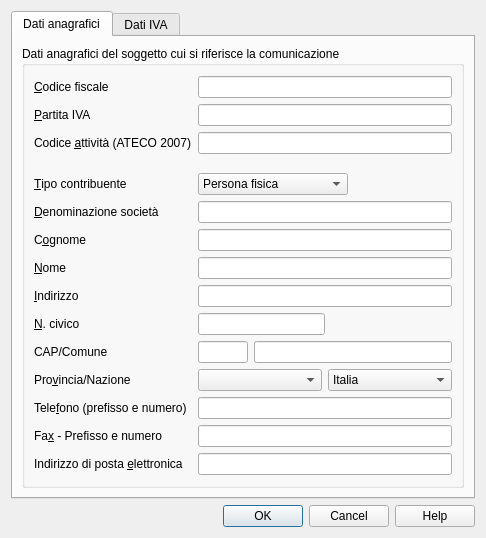
<?xml version="1.0" encoding="UTF-8"?>
<ui version="4.0">
 <class>DatiContribuenteDialog</class>
 <widget class="QDialog" name="DatiContribuenteDialog">
  <property name="geometry">
   <rect>
    <x>0</x>
    <y>0</y>
    <width>486</width>
    <height>518</height>
   </rect>
  </property>
  <property name="windowTitle">
   <string notr="true">Dati contribuente</string>
  </property>
  <layout class="QVBoxLayout" name="verticalLayout_4">
   <item>
    <widget class="QTabWidget" name="tabWidget">
     <property name="currentIndex">
      <number>0</number>
     </property>
     <widget class="QWidget" name="tab">
      <attribute name="title">
       <string>Dati anagrafici</string>
      </attribute>
      <layout class="QVBoxLayout" name="verticalLayout_5">
       <item>
        <widget class="QGroupBox" name="groupBox">
         <property name="title">
          <string notr="true">Dati anagrafici del soggetto cui si riferisce la comunicazione</string>
         </property>
         <layout class="QVBoxLayout" name="verticalLayout">
          <item>
           <layout class="QGridLayout" name="gridLayout">
            <item row="0" column="0">
             <widget class="QLabel" name="codicefiscaleLabel">
              <property name="text">
               <string notr="true">&amp;Codice fiscale</string>
              </property>
              <property name="buddy">
               <cstring>codicefiscaleLineEdit</cstring>
              </property>
             </widget>
            </item>
            <item row="0" column="1">
             <widget class="QLineEdit" name="codicefiscaleLineEdit"/>
            </item>
            <item row="1" column="0">
             <widget class="QLabel" name="partitaivaLabel">
              <property name="text">
               <string notr="true">&amp;Partita IVA</string>
              </property>
              <property name="buddy">
               <cstring>partitaivaLineEdit</cstring>
              </property>
             </widget>
            </item>
            <item row="1" column="1">
             <widget class="QLineEdit" name="partitaivaLineEdit"/>
            </item>
            <item row="2" column="0">
             <widget class="QLabel" name="codiceattivitaLabel">
              <property name="text">
               <string notr="true">Codice &amp;attività (ATECO 2007)</string>
              </property>
              <property name="buddy">
               <cstring>codiceattivitaLineEdit</cstring>
              </property>
             </widget>
            </item>
            <item row="2" column="1">
             <widget class="QLineEdit" name="codiceattivitaLineEdit">
              <property name="sizePolicy">
               <sizepolicy hsizetype="Preferred" vsizetype="Fixed">
                <horstretch>0</horstretch>
                <verstretch>0</verstretch>
               </sizepolicy>
              </property>
             </widget>
            </item>
            <item row="3" column="0">
             <spacer name="verticalSpacer_2">
              <property name="orientation">
               <enum>Qt::Vertical</enum>
              </property>
              <property name="sizeType">
               <enum>QSizePolicy::Fixed</enum>
              </property>
              <property name="sizeHint" stdset="0">
               <size>
                <width>20</width>
                <height>13</height>
               </size>
              </property>
             </spacer>
            </item>
            <item row="3" column="1">
             <spacer name="verticalSpacer_3">
              <property name="orientation">
               <enum>Qt::Vertical</enum>
              </property>
              <property name="sizeType">
               <enum>QSizePolicy::Fixed</enum>
              </property>
              <property name="sizeHint" stdset="0">
               <size>
                <width>20</width>
                <height>13</height>
               </size>
              </property>
             </spacer>
            </item>
            <item row="4" column="0">
             <widget class="QLabel" name="tipoContribuenteLabel">
              <property name="text">
               <string notr="true">&amp;Tipo contribuente</string>
              </property>
              <property name="buddy">
               <cstring>tipoContribuenteComboBox</cstring>
              </property>
             </widget>
            </item>
            <item row="4" column="1">
             <layout class="QHBoxLayout" name="horizontalLayout">
              <item>
               <widget class="QComboBox" name="tipoContribuenteComboBox">
                <property name="minimumSize">
                 <size>
                  <width>150</width>
                  <height>0</height>
                 </size>
                </property>
                <item>
                 <property name="text">
                  <string>Persona fisica</string>
                 </property>
                </item>
                <item>
                 <property name="text">
                  <string>Persona giuridica</string>
                 </property>
                </item>
               </widget>
              </item>
              <item>
               <spacer name="horizontalSpacer">
                <property name="orientation">
                 <enum>Qt::Horizontal</enum>
                </property>
                <property name="sizeHint" stdset="0">
                 <size>
                  <width>40</width>
                  <height>20</height>
                 </size>
                </property>
               </spacer>
              </item>
             </layout>
            </item>
            <item row="5" column="0">
             <widget class="QLabel" name="societaLabel">
              <property name="text">
               <string notr="true">&amp;Denominazione società</string>
              </property>
              <property name="buddy">
               <cstring>societaLineEdit</cstring>
              </property>
             </widget>
            </item>
            <item row="5" column="1">
             <widget class="QLineEdit" name="societaLineEdit"/>
            </item>
            <item row="6" column="0">
             <widget class="QLabel" name="cognomeLabel">
              <property name="text">
               <string notr="true">C&amp;ognome</string>
              </property>
              <property name="buddy">
               <cstring>cognomeLineEdit</cstring>
              </property>
             </widget>
            </item>
            <item row="6" column="1">
             <widget class="QLineEdit" name="cognomeLineEdit">
              <property name="sizePolicy">
               <sizepolicy hsizetype="Expanding" vsizetype="Fixed">
                <horstretch>10</horstretch>
                <verstretch>0</verstretch>
               </sizepolicy>
              </property>
             </widget>
            </item>
            <item row="7" column="0">
             <widget class="QLabel" name="nomeLabel">
              <property name="text">
               <string notr="true">&amp;Nome</string>
              </property>
              <property name="buddy">
               <cstring>nomeLineEdit</cstring>
              </property>
             </widget>
            </item>
            <item row="7" column="1">
             <widget class="QLineEdit" name="nomeLineEdit"/>
            </item>
            <item row="8" column="0">
             <widget class="QLabel" name="indirizzoLabel">
              <property name="text">
               <string notr="true">&amp;Indirizzo</string>
              </property>
              <property name="buddy">
               <cstring>indirizzoLineEdit</cstring>
              </property>
             </widget>
            </item>
            <item row="8" column="1">
             <widget class="QLineEdit" name="indirizzoLineEdit"/>
            </item>
            <item row="9" column="0">
             <widget class="QLabel" name="ncivicoLabel">
              <property name="text">
               <string>&amp;N. civico</string>
              </property>
              <property name="buddy">
               <cstring>ncivicoLineEdit</cstring>
              </property>
             </widget>
            </item>
            <item row="9" column="1">
             <layout class="QHBoxLayout" name="horizontalLayout_2">
              <item>
               <widget class="QLineEdit" name="ncivicoLineEdit"/>
              </item>
              <item>
               <spacer name="horizontalSpacer_2">
                <property name="orientation">
                 <enum>Qt::Horizontal</enum>
                </property>
                <property name="sizeHint" stdset="0">
                 <size>
                  <width>40</width>
                  <height>20</height>
                 </size>
                </property>
               </spacer>
              </item>
             </layout>
            </item>
            <item row="10" column="0">
             <widget class="QLabel" name="localitaLabel">
              <property name="text">
               <string notr="true">CAP/Comune</string>
              </property>
              <property name="buddy">
               <cstring>capLineEdit</cstring>
              </property>
             </widget>
            </item>
            <item row="10" column="1">
             <layout class="QHBoxLayout" name="horizontalLayout_6">
              <item>
               <widget class="QLineEdit" name="capLineEdit">
                <property name="sizePolicy">
                 <sizepolicy hsizetype="Preferred" vsizetype="Fixed">
                  <horstretch>0</horstretch>
                  <verstretch>0</verstretch>
                 </sizepolicy>
                </property>
                <property name="minimumSize">
                 <size>
                  <width>0</width>
                  <height>0</height>
                 </size>
                </property>
                <property name="maximumSize">
                 <size>
                  <width>50</width>
                  <height>16777215</height>
                 </size>
                </property>
               </widget>
              </item>
              <item>
               <widget class="QLineEdit" name="comuneLineEdit"/>
              </item>
             </layout>
            </item>
            <item row="11" column="0">
             <widget class="QLabel" name="provinciaLabel">
              <property name="text">
               <string notr="true">Pro&amp;vincia/Nazione</string>
              </property>
              <property name="buddy">
               <cstring>provinciaComboBox</cstring>
              </property>
             </widget>
            </item>
            <item row="11" column="1">
             <layout class="QHBoxLayout" name="horizontalLayout_5">
              <item>
               <widget class="QComboBox" name="provinciaComboBox">
                <item>
                 <property name="text">
                  <string/>
                 </property>
                </item>
                <item>
                 <property name="text">
                  <string>AG</string>
                 </property>
                </item>
                <item>
                 <property name="text">
                  <string>AL</string>
                 </property>
                </item>
                <item>
                 <property name="text">
                  <string>AN</string>
                 </property>
                </item>
                <item>
                 <property name="text">
                  <string>AO</string>
                 </property>
                </item>
                <item>
                 <property name="text">
                  <string>AQ</string>
                 </property>
                </item>
                <item>
                 <property name="text">
                  <string>AR</string>
                 </property>
                </item>
                <item>
                 <property name="text">
                  <string>AP</string>
                 </property>
                </item>
                <item>
                 <property name="text">
                  <string>AT</string>
                 </property>
                </item>
                <item>
                 <property name="text">
                  <string>AV</string>
                 </property>
                </item>
                <item>
                 <property name="text">
                  <string>BA</string>
                 </property>
                </item>
                <item>
                 <property name="text">
                  <string>BT</string>
                 </property>
                </item>
                <item>
                 <property name="text">
                  <string>BL</string>
                 </property>
                </item>
                <item>
                 <property name="text">
                  <string>BN</string>
                 </property>
                </item>
                <item>
                 <property name="text">
                  <string>BG</string>
                 </property>
                </item>
                <item>
                 <property name="text">
                  <string>BI</string>
                 </property>
                </item>
                <item>
                 <property name="text">
                  <string>BO</string>
                 </property>
                </item>
                <item>
                 <property name="text">
                  <string>BZ</string>
                 </property>
                </item>
                <item>
                 <property name="text">
                  <string>BS</string>
                 </property>
                </item>
                <item>
                 <property name="text">
                  <string>BR</string>
                 </property>
                </item>
                <item>
                 <property name="text">
                  <string>CA</string>
                 </property>
                </item>
                <item>
                 <property name="text">
                  <string>CL</string>
                 </property>
                </item>
                <item>
                 <property name="text">
                  <string>CB</string>
                 </property>
                </item>
                <item>
                 <property name="text">
                  <string>CI</string>
                 </property>
                </item>
                <item>
                 <property name="text">
                  <string>CE</string>
                 </property>
                </item>
                <item>
                 <property name="text">
                  <string>CT</string>
                 </property>
                </item>
                <item>
                 <property name="text">
                  <string>CZ</string>
                 </property>
                </item>
                <item>
                 <property name="text">
                  <string>CH</string>
                 </property>
                </item>
                <item>
                 <property name="text">
                  <string>CO</string>
                 </property>
                </item>
                <item>
                 <property name="text">
                  <string>CS</string>
                 </property>
                </item>
                <item>
                 <property name="text">
                  <string>CR</string>
                 </property>
                </item>
                <item>
                 <property name="text">
                  <string>KR</string>
                 </property>
                </item>
                <item>
                 <property name="text">
                  <string>CN</string>
                 </property>
                </item>
                <item>
                 <property name="text">
                  <string>EN</string>
                 </property>
                </item>
                <item>
                 <property name="text">
                  <string>FM</string>
                 </property>
                </item>
                <item>
                 <property name="text">
                  <string>FE</string>
                 </property>
                </item>
                <item>
                 <property name="text">
                  <string>FI</string>
                 </property>
                </item>
                <item>
                 <property name="text">
                  <string>FG</string>
                 </property>
                </item>
                <item>
                 <property name="text">
                  <string>FC</string>
                 </property>
                </item>
                <item>
                 <property name="text">
                  <string>FR</string>
                 </property>
                </item>
                <item>
                 <property name="text">
                  <string>GE</string>
                 </property>
                </item>
                <item>
                 <property name="text">
                  <string>GO</string>
                 </property>
                </item>
                <item>
                 <property name="text">
                  <string>GR</string>
                 </property>
                </item>
                <item>
                 <property name="text">
                  <string>IM</string>
                 </property>
                </item>
                <item>
                 <property name="text">
                  <string>IS</string>
                 </property>
                </item>
                <item>
                 <property name="text">
                  <string>SP</string>
                 </property>
                </item>
                <item>
                 <property name="text">
                  <string>LT</string>
                 </property>
                </item>
                <item>
                 <property name="text">
                  <string>LE</string>
                 </property>
                </item>
                <item>
                 <property name="text">
                  <string>LC</string>
                 </property>
                </item>
                <item>
                 <property name="text">
                  <string>LI</string>
                 </property>
                </item>
                <item>
                 <property name="text">
                  <string>LO</string>
                 </property>
                </item>
                <item>
                 <property name="text">
                  <string>LU</string>
                 </property>
                </item>
                <item>
                 <property name="text">
                  <string>MC</string>
                 </property>
                </item>
                <item>
                 <property name="text">
                  <string>MN</string>
                 </property>
                </item>
                <item>
                 <property name="text">
                  <string>MS</string>
                 </property>
                </item>
                <item>
                 <property name="text">
                  <string>MT</string>
                 </property>
                </item>
                <item>
                 <property name="text">
                  <string>VS</string>
                 </property>
                </item>
                <item>
                 <property name="text">
                  <string>ME</string>
                 </property>
                </item>
                <item>
                 <property name="text">
                  <string>MI</string>
                 </property>
                </item>
                <item>
                 <property name="text">
                  <string>MO</string>
                 </property>
                </item>
                <item>
                 <property name="text">
                  <string>MB</string>
                 </property>
                </item>
                <item>
                 <property name="text">
                  <string>NA</string>
                 </property>
                </item>
                <item>
                 <property name="text">
                  <string>NO</string>
                 </property>
                </item>
                <item>
                 <property name="text">
                  <string>NU</string>
                 </property>
                </item>
                <item>
                 <property name="text">
                  <string>OG</string>
                 </property>
                </item>
                <item>
                 <property name="text">
                  <string>OT</string>
                 </property>
                </item>
                <item>
                 <property name="text">
                  <string>OR</string>
                 </property>
                </item>
                <item>
                 <property name="text">
                  <string>PD</string>
                 </property>
                </item>
                <item>
                 <property name="text">
                  <string>PA</string>
                 </property>
                </item>
                <item>
                 <property name="text">
                  <string>PR</string>
                 </property>
                </item>
                <item>
                 <property name="text">
                  <string>PV</string>
                 </property>
                </item>
                <item>
                 <property name="text">
                  <string>PG</string>
                 </property>
                </item>
                <item>
                 <property name="text">
                  <string>PU</string>
                 </property>
                </item>
                <item>
                 <property name="text">
                  <string>PE</string>
                 </property>
                </item>
                <item>
                 <property name="text">
                  <string>PC</string>
                 </property>
                </item>
                <item>
                 <property name="text">
                  <string>PI</string>
                 </property>
                </item>
                <item>
                 <property name="text">
                  <string>PT</string>
                 </property>
                </item>
                <item>
                 <property name="text">
                  <string>PN</string>
                 </property>
                </item>
                <item>
                 <property name="text">
                  <string>PZ</string>
                 </property>
                </item>
                <item>
                 <property name="text">
                  <string>PO</string>
                 </property>
                </item>
                <item>
                 <property name="text">
                  <string>RG</string>
                 </property>
                </item>
                <item>
                 <property name="text">
                  <string>RA</string>
                 </property>
                </item>
                <item>
                 <property name="text">
                  <string>RC</string>
                 </property>
                </item>
                <item>
                 <property name="text">
                  <string>RE</string>
                 </property>
                </item>
                <item>
                 <property name="text">
                  <string>RI</string>
                 </property>
                </item>
                <item>
                 <property name="text">
                  <string>RN</string>
                 </property>
                </item>
                <item>
                 <property name="text">
                  <string>RM</string>
                 </property>
                </item>
                <item>
                 <property name="text">
                  <string>RO</string>
                 </property>
                </item>
                <item>
                 <property name="text">
                  <string>SA</string>
                 </property>
                </item>
                <item>
                 <property name="text">
                  <string>SS</string>
                 </property>
                </item>
                <item>
                 <property name="text">
                  <string>SV</string>
                 </property>
                </item>
                <item>
                 <property name="text">
                  <string>SI</string>
                 </property>
                </item>
                <item>
                 <property name="text">
                  <string>SR</string>
                 </property>
                </item>
                <item>
                 <property name="text">
                  <string>SO</string>
                 </property>
                </item>
                <item>
                 <property name="text">
                  <string>TA</string>
                 </property>
                </item>
                <item>
                 <property name="text">
                  <string>TE</string>
                 </property>
                </item>
                <item>
                 <property name="text">
                  <string>TR</string>
                 </property>
                </item>
                <item>
                 <property name="text">
                  <string>TO</string>
                 </property>
                </item>
                <item>
                 <property name="text">
                  <string>TP</string>
                 </property>
                </item>
                <item>
                 <property name="text">
                  <string>TN</string>
                 </property>
                </item>
                <item>
                 <property name="text">
                  <string>TV</string>
                 </property>
                </item>
                <item>
                 <property name="text">
                  <string>TS</string>
                 </property>
                </item>
                <item>
                 <property name="text">
                  <string>UD</string>
                 </property>
                </item>
                <item>
                 <property name="text">
                  <string>VA</string>
                 </property>
                </item>
                <item>
                 <property name="text">
                  <string>VE</string>
                 </property>
                </item>
                <item>
                 <property name="text">
                  <string>VB</string>
                 </property>
                </item>
                <item>
                 <property name="text">
                  <string>VC</string>
                 </property>
                </item>
                <item>
                 <property name="text">
                  <string>VR</string>
                 </property>
                </item>
                <item>
                 <property name="text">
                  <string>VV</string>
                 </property>
                </item>
                <item>
                 <property name="text">
                  <string>VI</string>
                 </property>
                </item>
                <item>
                 <property name="text">
                  <string>VT</string>
                 </property>
                </item>
               </widget>
              </item>
              <item>
               <widget class="QComboBox" name="nazioneComboBox">
                <item>
                 <property name="text">
                  <string>Italia</string>
                 </property>
                </item>
               </widget>
              </item>
             </layout>
            </item>
            <item row="12" column="0">
             <widget class="QLabel" name="telefonoLabel">
              <property name="text">
               <string notr="true">Tele&amp;fono (prefisso e numero)</string>
              </property>
              <property name="buddy">
               <cstring>telefonoLineEdit</cstring>
              </property>
             </widget>
            </item>
            <item row="12" column="1">
             <widget class="QLineEdit" name="telefonoLineEdit">
              <property name="sizePolicy">
               <sizepolicy hsizetype="Expanding" vsizetype="Fixed">
                <horstretch>10</horstretch>
                <verstretch>0</verstretch>
               </sizepolicy>
              </property>
             </widget>
            </item>
            <item row="13" column="0">
             <widget class="QLabel" name="faxLabel">
              <property name="text">
               <string notr="true">Fa&amp;x - Prefisso e numero</string>
              </property>
              <property name="buddy">
               <cstring>faxLineEdit</cstring>
              </property>
             </widget>
            </item>
            <item row="13" column="1">
             <widget class="QLineEdit" name="faxLineEdit">
              <property name="sizePolicy">
               <sizepolicy hsizetype="Expanding" vsizetype="Fixed">
                <horstretch>10</horstretch>
                <verstretch>0</verstretch>
               </sizepolicy>
              </property>
             </widget>
            </item>
            <item row="14" column="0">
             <widget class="QLabel" name="emailLabel">
              <property name="text">
               <string notr="true">Indirizzo di posta &amp;elettronica</string>
              </property>
              <property name="buddy">
               <cstring>emailLineEdit</cstring>
              </property>
             </widget>
            </item>
            <item row="14" column="1">
             <widget class="QLineEdit" name="emailLineEdit">
              <property name="sizePolicy">
               <sizepolicy hsizetype="Expanding" vsizetype="Fixed">
                <horstretch>10</horstretch>
                <verstretch>0</verstretch>
               </sizepolicy>
              </property>
             </widget>
            </item>
           </layout>
          </item>
         </layout>
        </widget>
       </item>
      </layout>
     </widget>
     <widget class="QWidget" name="tab_2">
      <attribute name="title">
       <string>Dati IVA</string>
      </attribute>
      <layout class="QVBoxLayout" name="verticalLayout_3">
       <item>
        <layout class="QGridLayout" name="gridLayout_2">
         <item row="0" column="0">
          <spacer name="horizontalSpacer_9">
           <property name="orientation">
            <enum>Qt::Horizontal</enum>
           </property>
           <property name="sizeType">
            <enum>QSizePolicy::Fixed</enum>
           </property>
           <property name="sizeHint" stdset="0">
            <size>
             <width>13</width>
             <height>20</height>
            </size>
           </property>
          </spacer>
         </item>
         <item row="0" column="1">
          <widget class="QLabel" name="tipoversamentoLabel">
           <property name="text">
            <string notr="true">Tipo versamento</string>
           </property>
          </widget>
         </item>
         <item row="0" column="2">
          <widget class="QComboBox" name="tipoversamentoComboBox">
           <item>
            <property name="text">
             <string>Mensile</string>
            </property>
           </item>
           <item>
            <property name="text">
             <string>Trimestrale</string>
            </property>
           </item>
          </widget>
         </item>
         <item row="0" column="3">
          <spacer name="horizontalSpacer_6">
           <property name="orientation">
            <enum>Qt::Horizontal</enum>
           </property>
           <property name="sizeHint" stdset="0">
            <size>
             <width>40</width>
             <height>20</height>
            </size>
           </property>
          </spacer>
         </item>
         <item row="2" column="2">
          <widget class="QDoubleSpinBox" name="percinteressiDoubleSpinBox">
           <property name="suffix">
            <string notr="true">%</string>
           </property>
           <property name="maximum">
            <double>100.000000000000000</double>
           </property>
          </widget>
         </item>
         <item row="2" column="1">
          <widget class="QLabel" name="percinteressiLabel">
           <property name="text">
            <string notr="true">Interessi trimestrali (%)</string>
           </property>
          </widget>
         </item>
         <item row="2" column="0">
          <spacer name="horizontalSpacer_11">
           <property name="orientation">
            <enum>Qt::Horizontal</enum>
           </property>
           <property name="sizeType">
            <enum>QSizePolicy::Fixed</enum>
           </property>
           <property name="sizeHint" stdset="0">
            <size>
             <width>13</width>
             <height>20</height>
            </size>
           </property>
          </spacer>
         </item>
         <item row="1" column="2">
          <widget class="QDoubleSpinBox" name="ivaprorataDoubleSpinBox">
           <property name="suffix">
            <string notr="true">%</string>
           </property>
           <property name="maximum">
            <double>100.000000000000000</double>
           </property>
          </widget>
         </item>
         <item row="1" column="1">
          <widget class="QLabel" name="ivaprorataLabel">
           <property name="text">
            <string notr="true">Gestione IVA Pro-rata %</string>
           </property>
          </widget>
         </item>
         <item row="1" column="0">
          <spacer name="horizontalSpacer_10">
           <property name="orientation">
            <enum>Qt::Horizontal</enum>
           </property>
           <property name="sizeType">
            <enum>QSizePolicy::Fixed</enum>
           </property>
           <property name="sizeHint" stdset="0">
            <size>
             <width>13</width>
             <height>20</height>
            </size>
           </property>
          </spacer>
         </item>
        </layout>
       </item>
       <item>
        <spacer name="verticalSpacer_5">
         <property name="orientation">
          <enum>Qt::Vertical</enum>
         </property>
         <property name="sizeType">
          <enum>QSizePolicy::Fixed</enum>
         </property>
         <property name="sizeHint" stdset="0">
          <size>
           <width>20</width>
           <height>40</height>
          </size>
         </property>
        </spacer>
       </item>
       <item>
        <widget class="QGroupBox" name="groupBox_2">
         <property name="title">
          <string notr="true">Numeri conto per registro corrispettivi</string>
         </property>
         <layout class="QVBoxLayout" name="verticalLayout_2">
          <item>
           <layout class="QGridLayout" name="gridLayout_3">
            <item row="1" column="0">
             <widget class="QLabel" name="fatturefiscaliLabel">
              <property name="text">
               <string notr="true">Fatture fiscali</string>
              </property>
             </widget>
            </item>
            <item row="0" column="1">
             <widget class="QLineEdit" name="fatturenormaliLineEdit">
              <property name="sizePolicy">
               <sizepolicy hsizetype="Minimum" vsizetype="Fixed">
                <horstretch>0</horstretch>
                <verstretch>0</verstretch>
               </sizepolicy>
              </property>
             </widget>
            </item>
            <item row="1" column="1">
             <widget class="QLineEdit" name="fatturefiscaliLineEdit">
              <property name="sizePolicy">
               <sizepolicy hsizetype="Minimum" vsizetype="Fixed">
                <horstretch>0</horstretch>
                <verstretch>0</verstretch>
               </sizepolicy>
              </property>
             </widget>
            </item>
            <item row="0" column="0">
             <widget class="QLabel" name="fatturenormaliLabel">
              <property name="text">
               <string notr="true">Fatture normali</string>
              </property>
             </widget>
            </item>
            <item row="2" column="0">
             <widget class="QLabel" name="fatturescontriniLabel">
              <property name="text">
               <string notr="true">Fatture scontrini</string>
              </property>
             </widget>
            </item>
            <item row="2" column="1">
             <widget class="QLineEdit" name="fatturescontriniLineEdit">
              <property name="sizePolicy">
               <sizepolicy hsizetype="Minimum" vsizetype="Fixed">
                <horstretch>0</horstretch>
                <verstretch>0</verstretch>
               </sizepolicy>
              </property>
             </widget>
            </item>
            <item row="3" column="0">
             <widget class="QLabel" name="fatturedifferiteLabel">
              <property name="text">
               <string notr="true">Fatture differite</string>
              </property>
             </widget>
            </item>
            <item row="3" column="1">
             <widget class="QLineEdit" name="fatturedifferiteLineEdit">
              <property name="sizePolicy">
               <sizepolicy hsizetype="Minimum" vsizetype="Fixed">
                <horstretch>0</horstretch>
                <verstretch>0</verstretch>
               </sizepolicy>
              </property>
             </widget>
            </item>
            <item row="4" column="0">
             <widget class="QLabel" name="corrispettivinormaliLabel">
              <property name="text">
               <string notr="true">Corrispettivi normali</string>
              </property>
             </widget>
            </item>
            <item row="5" column="1">
             <widget class="QLineEdit" name="corrispettiviscontriniLineEdit">
              <property name="sizePolicy">
               <sizepolicy hsizetype="Minimum" vsizetype="Fixed">
                <horstretch>0</horstretch>
                <verstretch>0</verstretch>
               </sizepolicy>
              </property>
             </widget>
            </item>
            <item row="4" column="1">
             <widget class="QLineEdit" name="corrispettivinormaliLineEdit">
              <property name="sizePolicy">
               <sizepolicy hsizetype="Minimum" vsizetype="Fixed">
                <horstretch>0</horstretch>
                <verstretch>0</verstretch>
               </sizepolicy>
              </property>
             </widget>
            </item>
            <item row="6" column="1">
             <widget class="QLineEdit" name="ricevutefiscaliLineEdit">
              <property name="sizePolicy">
               <sizepolicy hsizetype="Minimum" vsizetype="Fixed">
                <horstretch>0</horstretch>
                <verstretch>0</verstretch>
               </sizepolicy>
              </property>
             </widget>
            </item>
            <item row="5" column="0">
             <widget class="QLabel" name="corrispettiviscontriniLabel">
              <property name="text">
               <string notr="true">Corrispettivi scontrini</string>
              </property>
             </widget>
            </item>
            <item row="6" column="0">
             <widget class="QLabel" name="ricevutefiscaliLabel">
              <property name="text">
               <string notr="true">Ricevute fiscali</string>
              </property>
             </widget>
            </item>
            <item row="0" column="2">
             <spacer name="horizontalSpacer_3">
              <property name="orientation">
               <enum>Qt::Horizontal</enum>
              </property>
              <property name="sizeHint" stdset="0">
               <size>
                <width>40</width>
                <height>20</height>
               </size>
              </property>
             </spacer>
            </item>
           </layout>
          </item>
         </layout>
        </widget>
       </item>
       <item>
        <spacer name="verticalSpacer_4">
         <property name="orientation">
          <enum>Qt::Vertical</enum>
         </property>
         <property name="sizeHint" stdset="0">
          <size>
           <width>20</width>
           <height>126</height>
          </size>
         </property>
        </spacer>
       </item>
      </layout>
     </widget>
    </widget>
   </item>
   <item>
    <spacer name="verticalSpacer">
     <property name="orientation">
      <enum>Qt::Vertical</enum>
     </property>
     <property name="sizeHint" stdset="0">
      <size>
       <width>20</width>
       <height>56</height>
      </size>
     </property>
    </spacer>
   </item>
   <item>
    <widget class="QDialogButtonBox" name="buttonBox">
     <property name="standardButtons">
      <set>QDialogButtonBox::Cancel|QDialogButtonBox::Help|QDialogButtonBox::Ok</set>
     </property>
    </widget>
   </item>
  </layout>
 </widget>
 <tabstops>
  <tabstop>tabWidget</tabstop>
  <tabstop>codicefiscaleLineEdit</tabstop>
  <tabstop>partitaivaLineEdit</tabstop>
  <tabstop>codiceattivitaLineEdit</tabstop>
  <tabstop>tipoContribuenteComboBox</tabstop>
  <tabstop>societaLineEdit</tabstop>
  <tabstop>cognomeLineEdit</tabstop>
  <tabstop>nomeLineEdit</tabstop>
  <tabstop>indirizzoLineEdit</tabstop>
  <tabstop>ncivicoLineEdit</tabstop>
  <tabstop>capLineEdit</tabstop>
  <tabstop>comuneLineEdit</tabstop>
  <tabstop>provinciaComboBox</tabstop>
  <tabstop>nazioneComboBox</tabstop>
  <tabstop>telefonoLineEdit</tabstop>
  <tabstop>faxLineEdit</tabstop>
  <tabstop>emailLineEdit</tabstop>
  <tabstop>tipoversamentoComboBox</tabstop>
  <tabstop>ivaprorataDoubleSpinBox</tabstop>
  <tabstop>percinteressiDoubleSpinBox</tabstop>
  <tabstop>fatturenormaliLineEdit</tabstop>
  <tabstop>fatturefiscaliLineEdit</tabstop>
  <tabstop>fatturescontriniLineEdit</tabstop>
  <tabstop>fatturedifferiteLineEdit</tabstop>
  <tabstop>corrispettivinormaliLineEdit</tabstop>
  <tabstop>corrispettiviscontriniLineEdit</tabstop>
  <tabstop>ricevutefiscaliLineEdit</tabstop>
 </tabstops>
 <resources/>
 <connections>
  <connection>
   <sender>buttonBox</sender>
   <signal>rejected()</signal>
   <receiver>DatiContribuenteDialog</receiver>
   <slot>reject()</slot>
   <hints>
    <hint type="sourcelabel">
     <x>317</x>
     <y>508</y>
    </hint>
    <hint type="destinationlabel">
     <x>204</x>
     <y>308</y>
    </hint>
   </hints>
  </connection>
 </connections>
 <slots>
  <slot>checkdata()</slot>
 </slots>
</ui>
